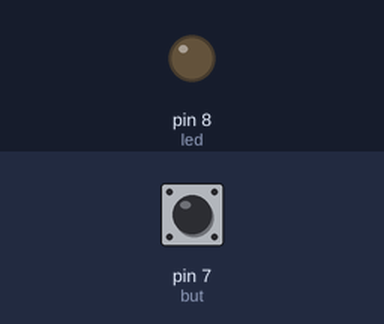
This sketch was run on a simulated Arduino Uno, built with avr-gcc and run on an emulated ATmega328P. On the bench: output pins drawn as LEDs (lit = HIGH). The test bench sets the inputs (shaded band); at power-on: pin 7 (but) LOW.

Above: at 1.2 s.
1.3 s: pin 7 (but) pulled HIGH for 0.15 s
At 1.37 s:
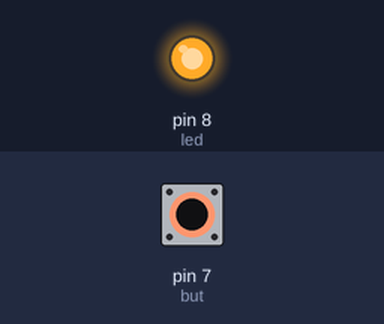
2.9 s: pin 7 (but) pulled HIGH for 3.2 s
At 6.8 s:
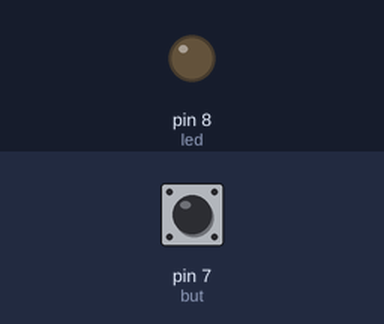
Timing chart, 0 to 8.3 s (numbered marks = the images above; inputs shaded):
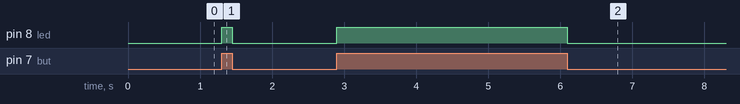

Measured:
- after the input at 1.3 s, pin 8 (led): LOW → HIGH at once, → LOW 0.15 s later
- after the input at 2.9 s, pin 8 (led): LOW → HIGH at once, → LOW 3.2 s later

The sketch:

Sketch2LedWithButton.ino
```cpp
int led = 8;
int but = 7;

void setup(){
  pinMode(led, OUTPUT);
  pinMode(but, INPUT);
}

void loop(){
  if (digitalRead(but) == HIGH){
    digitalWrite(led, HIGH);
  }

  else{
    digitalWrite(led, LOW);
  }
}
```
